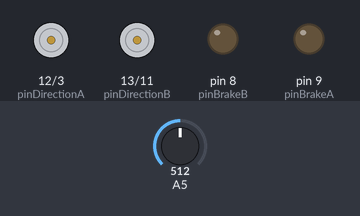
Recording of a sketch running on a simulated Arduino Uno, built with avr-gcc and run on an emulated ATmega328P. On the bench: direction and speed pins drawn as motors (green arrow = direction pin HIGH = forward, orange = LOW = backward, longer = more drive), output pins drawn as LEDs (lit = HIGH). Dashed ring = blinking. Inputs (shaded band) come from the test bench; at power-on: A5 = 512. What the sketch prints to the serial monitor is not drawn.

Above: at 1.2 s.
1.3 s: A5 set to 591
2.8 s: A5 set to 612
At 2.95 s:
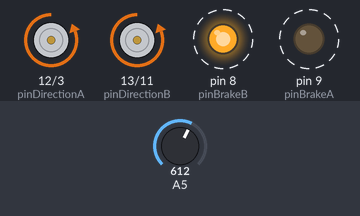
5.8 s: A5 set to 122
At 6.19 s:
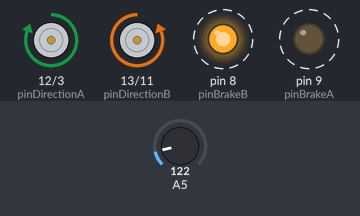
8.8 s: A5 set to 0
At 9.8 s:
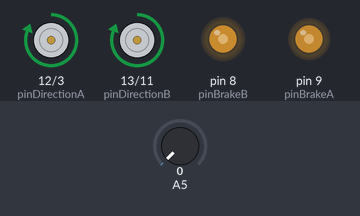
11.8 s: A5 set to 306
At 12.6 s:
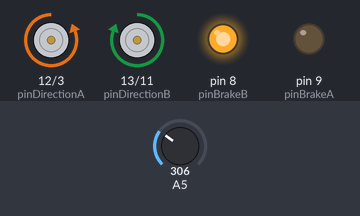
14.8 s: A5 set to 386
17.8 s: A5 set to 413
At 17.8 s:
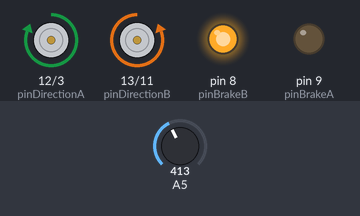
Timing chart, 0 to 20.3 s (numbered marks = the images above; inputs shaded):
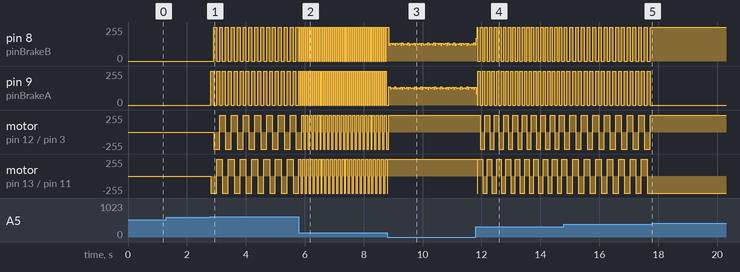

Measured:
- the behaviour switches between 600 and 601 on A5 (found by bisection; images 0 and 1)
- the behaviour switches between 399 and 400 on A5 (found by bisection; images 4 and 5)
- after the input at 2.8 s, pin 8 (pinBrakeB): alternates 255/255 for 0.10 s and 0/255 for 0.10 s, starting after 0.11 s; pin 9 (pinBrakeA): alternates 255/255 for 0.10 s and 0/255 for 0.10 s, starting at once
- after the input at 5.8 s, pin 8 (pinBrakeB), pin 9 (pinBrakeA): alternates 255/255 for 0.03 s and 0/255 for 0.03 s, starting at once
- after the input at 8.8 s, motor on pin 12 (pinDirectionA) / pin 3 (pinSpeedA): goes on until 8.9 s, then stays forward 255/255
- after the input at 11.8 s, motor on pin 12 (pinDirectionA) / pin 3 (pinSpeedA): alternates forward 255/255 for 0.16 s and backward 255/255 for 0.16 s, starting after 0.16 s; motor on pin 13 (pinDirectionB) / pin 11 (pinSpeedB): forward 255/255 → backward 255/255 after 0.05 s, then repeats every 0.32 s: forward 255/255 0.16 s, backward 255/255 0.16 s
- after the input at 17.8 s, pin 8 (pinBrakeB): stops changing and stays 255/255; pin 9 (pinBrakeA): stops changing and stays 0/255; motor on pin 12 (pinDirectionA) / pin 3 (pinSpeedA): stops changing and stays forward 255/255; motor on pin 13 (pinDirectionB) / pin 11 (pinSpeedB): stops changing and stays backward 255/255

The sketch:

MoteurPasAPas.ino
```cpp
const int pinDirectionA = 12;
const int pinDirectionB = 13;
const int pinBrakeA = 9;
const int pinBrakeB = 8;
const int pinSpeedA = 3;
const int pinSpeedB = 11;

int delayValue = 3;
int nPhase = 0;
unsigned long nCurrentMillis = 0;
unsigned long nPreviousMillis = 0;
bool bWithBreak = true;
int nCurrentAngle = 0;    // 1° == 10
int nTargetAngle = 3600;  // 1° == 10
int nSens = 0;

//-----------------------------------------------------------------------
void setup()
{
  //establish motor direction toggle pins
  pinMode(pinDirectionA, OUTPUT); //CH A -- HIGH = forwards and LOW = backwards???
  pinMode(pinDirectionB, OUTPUT); //CH B -- HIGH = forwards and LOW = backwards???

  //establish motor brake pins
  pinMode(pinBrakeA, OUTPUT); //brake (disable) CH A
  pinMode(pinBrakeB, OUTPUT); //brake (disable) CH B

  Serial.begin(9600);
}

//-----------------------------------------------------------------------
void loop()
{
  nCurrentMillis = millis();

  int trimVal = analogRead(A5);

  if (trimVal < 400)
  {
    nSens = -1;
    delayValue = map(trimVal, 0, 400, 3, 100);
  }
  else if (trimVal > 600)
  {
    nSens = +1;
    delayValue = map(trimVal, 600, 989, 100, 3);
  }
  else
  {
    delayValue = 999;
    nSens = 0;
  }

  Serial.println(delayValue);

  //delayValue = map(trimVal, 0, 1023, 100, 3);

  if ((nCurrentMillis - nPreviousMillis) >= delayValue)
  {
    nPreviousMillis = nCurrentMillis;

    if (nSens == 1)
    {
      Step(true);
      nCurrentAngle += 18;
    }
    else if (nSens == -1)
    {
      Step(false);
      nCurrentAngle -= 18;
    }
  }

  //delay(delayValue);
}

//-----------------------------------------------------------------------
void Step(bool bClockwiseDirection)
{
  if (bClockwiseDirection)
  {
    nPhase++;
    if (nPhase > 3)
    {
      nPhase = 0;
    }
  }
  else
  {
    nPhase--;
    if (nPhase < 0)
    {
      nPhase = 3;
    }
  }

  switch (nPhase)
  {
  case 0 :
    if (bWithBreak)
    {
      digitalWrite(pinBrakeA, LOW);  //ENABLE CH A
      digitalWrite(pinBrakeB, HIGH); //DISABLE CH B
    }
    digitalWrite(pinDirectionA, HIGH);   //Sets direction of CH A
    analogWrite(pinSpeedA, 255);   //Moves CH A
    break;
  case 1 :
    if (bWithBreak)
    {
      digitalWrite(pinBrakeA, HIGH);  //DISABLE CH A
      digitalWrite(pinBrakeB, LOW); //ENABLE CH B
    }
    digitalWrite(pinDirectionB, LOW);   //Sets direction of CH B
    analogWrite(pinSpeedB, 255);   //Moves CH B
    break;
  case 2 :
    if (bWithBreak)
    {
      digitalWrite(pinBrakeA, LOW);  //ENABLE CH A
      digitalWrite(pinBrakeB, HIGH); //DISABLE CH B
    }
    digitalWrite(pinDirectionA, LOW);   //Sets direction of CH A
    analogWrite(pinSpeedA, 255);   //Moves CH A
    break;
  case 3 :
    if (bWithBreak)
    {
      digitalWrite(pinBrakeA, HIGH);  //DISABLE CH A
      digitalWrite(pinBrakeB, LOW); //ENABLE CH B
    }
    digitalWrite(pinDirectionB, HIGH);   //Sets direction of CH B
    analogWrite(pinSpeedB, 255);   //Moves CH B
    break;
  }
}
```
